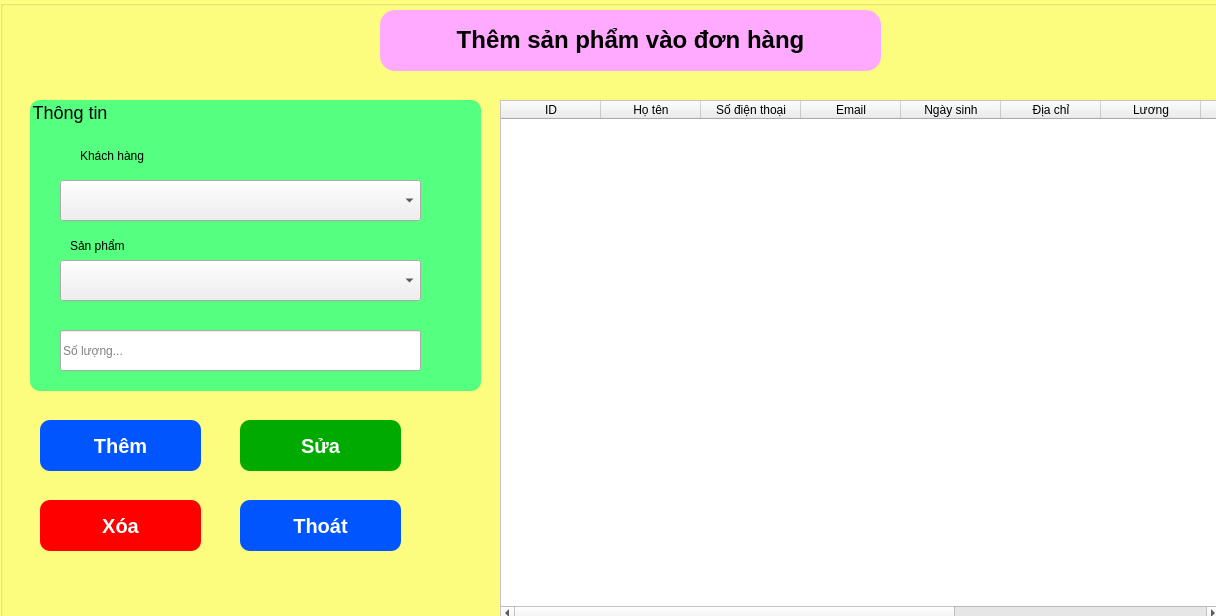
<?xml version="1.0" encoding="UTF-8"?>
<ui version="4.0">
 <class>MainWindow</class>
 <widget class="QMainWindow" name="MainWindow">
  <property name="geometry">
   <rect>
    <x>0</x>
    <y>0</y>
    <width>1216</width>
    <height>616</height>
   </rect>
  </property>
  <property name="windowTitle">
   <string>MainWindow</string>
  </property>
  <widget class="QWidget" name="centralwidget">
   <widget class="QGroupBox" name="groupBox">
    <property name="geometry">
     <rect>
      <x>0</x>
      <y>0</y>
      <width>1221</width>
      <height>721</height>
     </rect>
    </property>
    <property name="styleSheet">
     <string notr="true">QGroupBox{
	background-color:rgb(255, 255, 127);
}</string>
    </property>
    <property name="title">
     <string/>
    </property>
    <widget class="QGroupBox" name="groupBox_2">
     <property name="geometry">
      <rect>
       <x>380</x>
       <y>10</y>
       <width>501</width>
       <height>61</height>
      </rect>
     </property>
     <property name="styleSheet">
      <string notr="true">QGroupBox{
	background-color:rgb(255, 170, 255);
	border-radius: 15px;
}</string>
     </property>
     <property name="title">
      <string/>
     </property>
     <widget class="QLabel" name="label_3">
      <property name="geometry">
       <rect>
        <x>0</x>
        <y>0</y>
        <width>501</width>
        <height>61</height>
       </rect>
      </property>
      <property name="text">
       <string>&lt;html&gt;&lt;head/&gt;&lt;body&gt;&lt;p align=&quot;center&quot;&gt;&lt;span style=&quot; font-size:18pt; font-weight:600;&quot;&gt;Thêm sản phẩm vào đơn hàng&lt;/span&gt;&lt;/p&gt;&lt;/body&gt;&lt;/html&gt;</string>
      </property>
     </widget>
    </widget>
    <widget class="QGroupBox" name="groupBox_3">
     <property name="geometry">
      <rect>
       <x>30</x>
       <y>100</y>
       <width>451</width>
       <height>291</height>
      </rect>
     </property>
     <property name="styleSheet">
      <string notr="true">QGroupBox{
	background-color:rgb(85, 255, 127);
	font-size:18px;
	border-radius:10px;
}</string>
     </property>
     <property name="title">
      <string>Thông tin</string>
     </property>
     <widget class="QLineEdit" name="txtHoTen">
      <property name="geometry">
       <rect>
        <x>30</x>
        <y>230</y>
        <width>361</width>
        <height>41</height>
       </rect>
      </property>
      <property name="styleSheet">
       <string notr="true">font: 14pt &quot;MS Shell Dlg 2&quot;;</string>
      </property>
      <property name="placeholderText">
       <string>Số lượng...</string>
      </property>
     </widget>
     <widget class="QComboBox" name="cmbQuyen">
      <property name="geometry">
       <rect>
        <x>30</x>
        <y>80</y>
        <width>361</width>
        <height>41</height>
       </rect>
      </property>
     </widget>
     <widget class="QComboBox" name="cmbQuyen_2">
      <property name="geometry">
       <rect>
        <x>30</x>
        <y>160</y>
        <width>361</width>
        <height>41</height>
       </rect>
      </property>
     </widget>
     <widget class="QLabel" name="label">
      <property name="geometry">
       <rect>
        <x>50</x>
        <y>40</y>
        <width>111</width>
        <height>31</height>
       </rect>
      </property>
      <property name="text">
       <string>Khách hàng</string>
      </property>
     </widget>
     <widget class="QLabel" name="label_2">
      <property name="geometry">
       <rect>
        <x>40</x>
        <y>130</y>
        <width>111</width>
        <height>31</height>
       </rect>
      </property>
      <property name="text">
       <string>Sản phẩm</string>
      </property>
     </widget>
    </widget>
    <widget class="QPushButton" name="btnThem">
     <property name="geometry">
      <rect>
       <x>40</x>
       <y>420</y>
       <width>161</width>
       <height>51</height>
      </rect>
     </property>
     <property name="styleSheet">
      <string notr="true">QPushButton{
	font-size: 20px;
    border-radius: 10px;
	background-color: rgb(0, 85, 255);
	color:rgb(255, 255, 255);
	font-weight: bold;
}
QPushButton:hover{
	background-color: rgb(0, 170, 255);
	cursor: pointer;
}</string>
     </property>
     <property name="text">
      <string>Thêm</string>
     </property>
    </widget>
    <widget class="QPushButton" name="btnSua">
     <property name="geometry">
      <rect>
       <x>240</x>
       <y>420</y>
       <width>161</width>
       <height>51</height>
      </rect>
     </property>
     <property name="styleSheet">
      <string notr="true">QPushButton{
	font-size: 20px;
    border-radius: 10px;
	background-color: rgb(0, 170, 0);
	color:rgb(255, 255, 255);
	font-weight: bold;
}
QPushButton:hover{
	background-color:rgb(0, 255, 127);
	cursor: pointer;
}</string>
     </property>
     <property name="text">
      <string>Sửa</string>
     </property>
    </widget>
    <widget class="QPushButton" name="btnXoa">
     <property name="geometry">
      <rect>
       <x>40</x>
       <y>500</y>
       <width>161</width>
       <height>51</height>
      </rect>
     </property>
     <property name="styleSheet">
      <string notr="true">QPushButton{
	font-size: 20px;
    border-radius: 10px;
	background-color: rgb(255, 0, 0);
	color:rgb(255, 255, 255);
	font-weight: bold;
}
QPushButton:hover{
	background-color: rgb(255, 84, 84);
	cursor: pointer;
}</string>
     </property>
     <property name="text">
      <string>Xóa</string>
     </property>
    </widget>
    <widget class="QPushButton" name="btnThoat">
     <property name="geometry">
      <rect>
       <x>240</x>
       <y>500</y>
       <width>161</width>
       <height>51</height>
      </rect>
     </property>
     <property name="styleSheet">
      <string notr="true">QPushButton{
	font-size: 20px;
    border-radius: 10px;
	background-color: rgb(0, 85, 255);
	color:rgb(255, 255, 255);
	font-weight: bold;
}
QPushButton:hover{
	background-color: rgb(0, 170, 255);
	cursor: pointer;
}</string>
     </property>
     <property name="text">
      <string>Thoát</string>
     </property>
    </widget>
    <widget class="QTableWidget" name="tableWidget">
     <property name="geometry">
      <rect>
       <x>500</x>
       <y>100</y>
       <width>721</width>
       <height>521</height>
      </rect>
     </property>
     <property name="styleSheet">
      <string notr="true">QTableWidget{
	color:rgb(0, 0, 0)
	font: 14pt &quot;MS Shell Dlg 2&quot;;
	Background-color:rgb(255, 255, 255)
}</string>
     </property>
     <property name="rowCount">
      <number>0</number>
     </property>
     <column>
      <property name="text">
       <string>ID</string>
      </property>
     </column>
     <column>
      <property name="text">
       <string>Họ tên</string>
      </property>
     </column>
     <column>
      <property name="text">
       <string>Số điện thoại</string>
      </property>
     </column>
     <column>
      <property name="text">
       <string>Email</string>
      </property>
     </column>
     <column>
      <property name="text">
       <string>Ngày sinh</string>
      </property>
     </column>
     <column>
      <property name="text">
       <string>Địa chỉ</string>
      </property>
     </column>
     <column>
      <property name="text">
       <string>Lương</string>
      </property>
     </column>
     <column>
      <property name="text">
       <string>Vị trí</string>
      </property>
     </column>
     <column>
      <property name="text">
       <string>Quyền</string>
      </property>
     </column>
     <column>
      <property name="text">
       <string>CreateAt</string>
      </property>
     </column>
     <column>
      <property name="text">
       <string>UpdateAt</string>
      </property>
     </column>
    </widget>
   </widget>
  </widget>
 </widget>
 <resources/>
 <connections/>
</ui>
